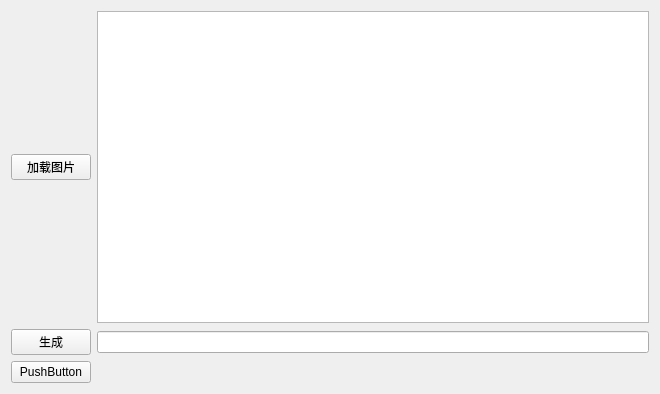
<?xml version="1.0" encoding="UTF-8"?>
<ui version="4.0">
 <class>Widget</class>
 <widget class="QWidget" name="Widget">
  <property name="geometry">
   <rect>
    <x>0</x>
    <y>0</y>
    <width>660</width>
    <height>394</height>
   </rect>
  </property>
  <property name="windowTitle">
   <string>Widget</string>
  </property>
  <layout class="QGridLayout" name="gridLayout">
   <item row="1" column="1">
    <widget class="QLineEdit" name="lineEdit"/>
   </item>
   <item row="0" column="1">
    <widget class="QTextEdit" name="textEdit"/>
   </item>
   <item row="0" column="0">
    <widget class="QPushButton" name="pushButton">
     <property name="text">
      <string>加载图片</string>
     </property>
    </widget>
   </item>
   <item row="1" column="0">
    <widget class="QPushButton" name="pushButton_2">
     <property name="text">
      <string>生成</string>
     </property>
    </widget>
   </item>
   <item row="2" column="0">
    <widget class="QPushButton" name="pushButton_3">
     <property name="text">
      <string>PushButton</string>
     </property>
    </widget>
   </item>
  </layout>
 </widget>
 <resources/>
 <connections/>
</ui>
